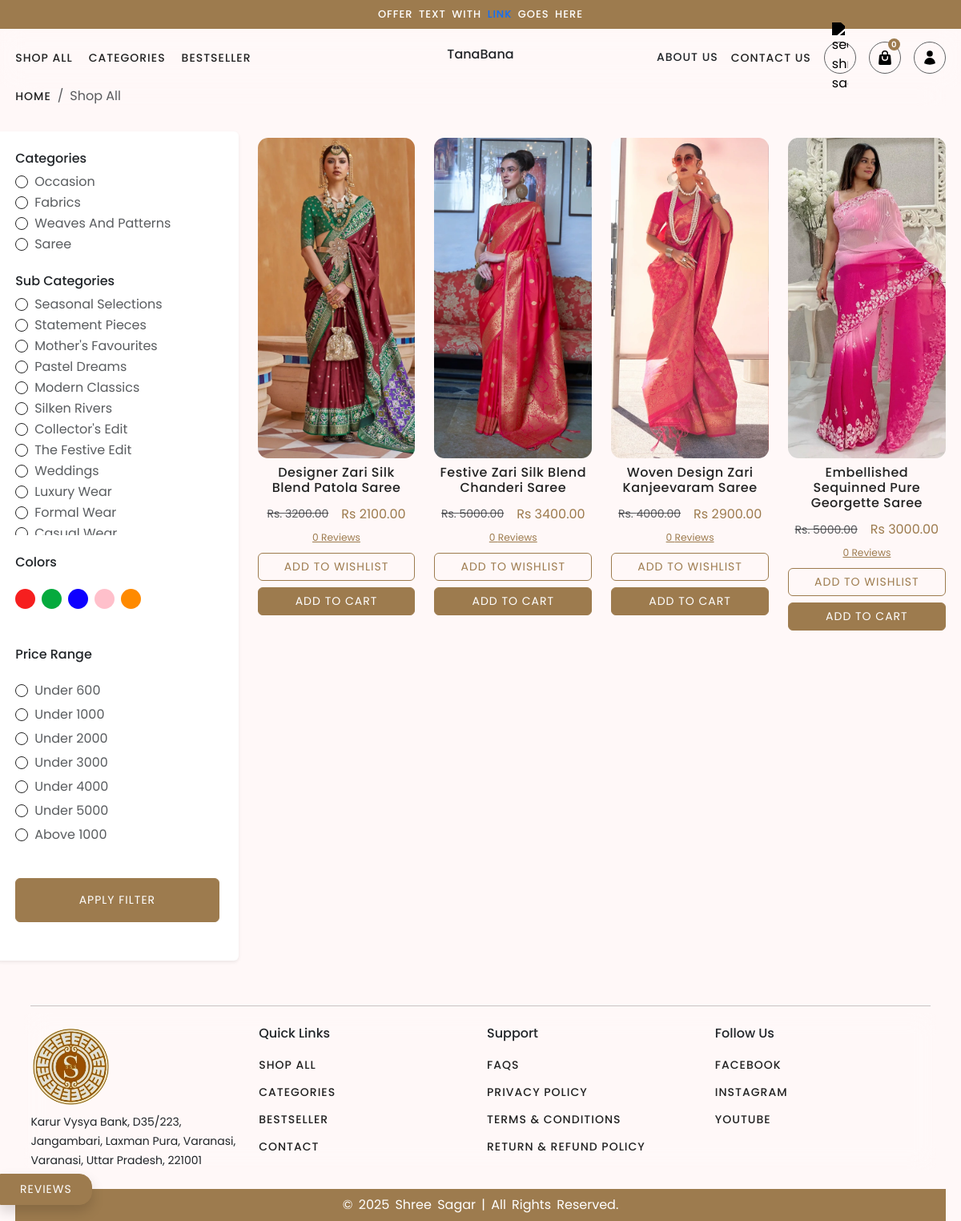
The app's page /shop, older data.
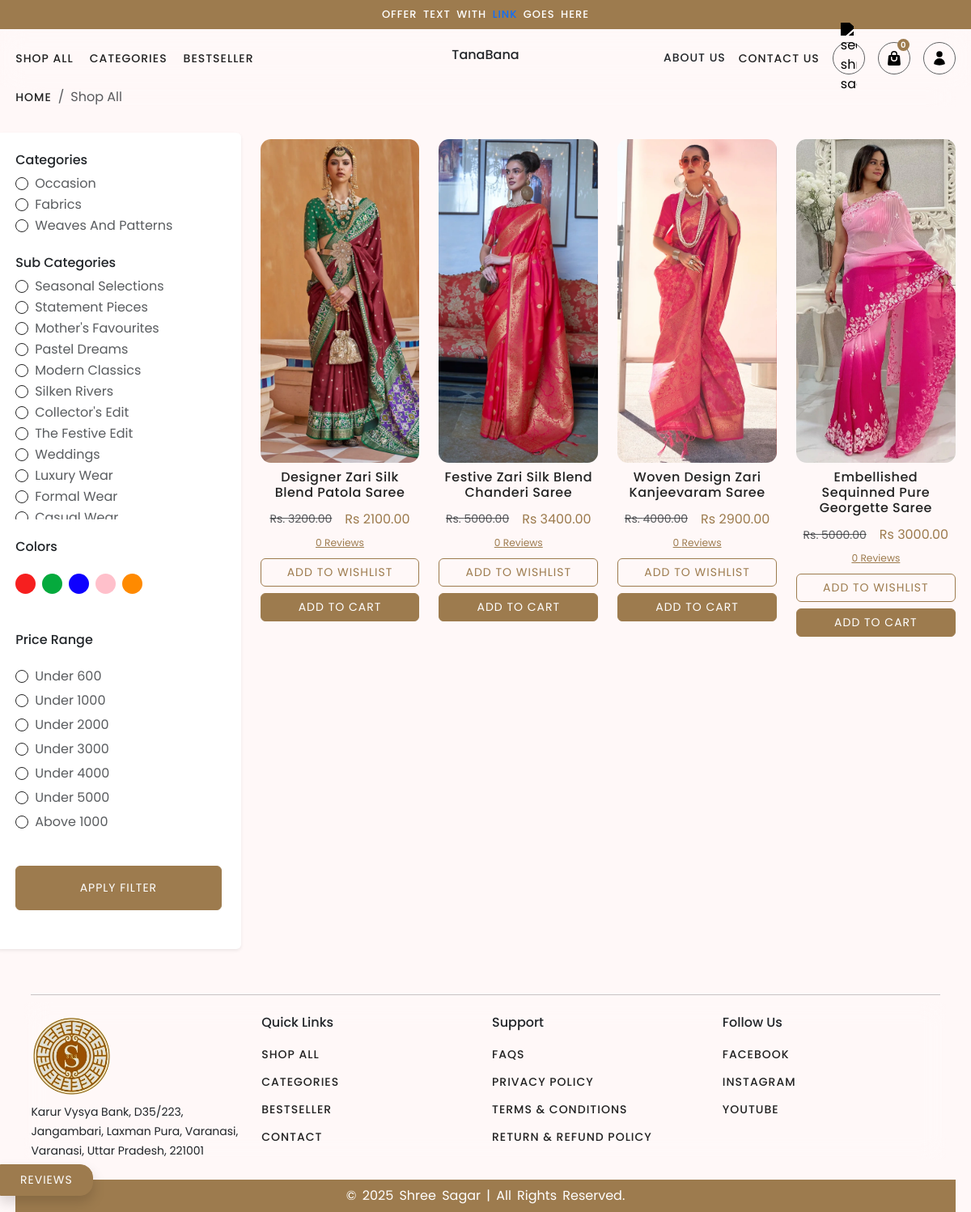
The same page, newer data.
### inventory/models.py (models this page shows, shortened)
class Category(models.Model):
    name = models.CharField(max_length=100, unique=True)
    slug = models.SlugField(max_length=100, unique=True, blank=True, null=True)
    description = models.TextField(blank=True, null=True)
    thumbnail = ProcessedImageField(upload_to='category_thumbnails/',
                                    processors=[ResizeToFit(600, 600)],
                                    format='WEBP',
                                    options={'quality': 95})
    seo_meta_title = models.CharField(max_length=70, blank=True, null=True)
    seo_meta_description = models.CharField(
        max_length=160, blank=True, null=True)
    seo_meta_keywords = models.CharField(max_length=255, blank=True, null=True)
    additional_seo = models.TextField(
        blank=True, help_text="Additional SEO code or metadata")
    created_at = models.DateTimeField(auto_now_add=True)  # already present
    updated_at = models.DateTimeField(auto_now=True)  # already present
    class Meta:
        indexes = [
            models.Index(fields=['slug']),
            models.Index(fields=['created_at']),
            models.Index(fields=['updated_at']),
        ]
        verbose_name = 'Category'
        verbose_name_plural = 'Categories'
    def __str__(self):
        return f"{self.name}"

class Subcategory(models.Model):
    category = models.ForeignKey(
        Category, on_delete=models.CASCADE, related_name='subcategories')
    name = models.CharField(max_length=100)
    slug = models.SlugField(max_length=100, unique=True, blank=True, null=True)
    description = models.TextField(blank=True, null=True)
    seo_meta_title = models.CharField(max_length=70, blank=True, null=True)
    seo_meta_description = models.CharField(
        max_length=160, blank=True, null=True)
    seo_meta_keywords = models.CharField(max_length=255, blank=True, null=True)
    additional_seo = models.TextField(
        blank=True, help_text="Additional SEO code or metadata")
    created_at = models.DateTimeField(auto_now_add=True)  # already present
    updated_at = models.DateTimeField(auto_now=True)  # already present
    class Meta:
        indexes = [
            models.Index(fields=['slug']),
            models.Index(fields=['category']),
            models.Index(fields=['created_at']),
            models.Index(fields=['updated_at']),
        ]
        verbose_name = 'Subcategory'
        verbose_name_plural = 'Subcategories'

class Color(models.Model):
    id = models.AutoField(primary_key=True)
    color = ColorField(default='#FFFFFF')
    name = models.CharField(max_length=50, unique=True)

class Product(models.Model):
    name = models.CharField(max_length=255)
    slug = models.SlugField(max_length=255, unique=True, blank=True, null=True)
    sku = models.CharField(max_length=100, unique=True, blank=True, null=True)
    price = models.DecimalField(max_digits=10, decimal_places=2)
    description = models.TextField(blank=True, null=True)
    category = models.ForeignKey(
        Category, on_delete=models.CASCADE, related_name='products')
    subcategory = models.ForeignKey(
        Subcategory, on_delete=models.CASCADE, related_name='products', null=True, blank=True)
    seller_pdf = models.FileField(upload_to='seller_pdfs/', blank=True, null=True)
    thumbnail = ProcessedImageField(upload_to='category_thumbnails/',
                                    processors=[ResizeToFit(1000, 1000)],
                                    format='WEBP',
                                    options={'quality': 95})
    tax = models.FloatField(default=0)
    is_active = models.BooleanField(default=True)
    seo_meta_title = models.CharField(max_length=70, blank=True, null=True)
    seo_meta_description = models.CharField(
        max_length=160, blank=True, null=True)
    seo_meta_keywords = models.CharField(max_length=255, blank=True, null=True)
    additional_seo = models.TextField(
        blank=True, help_text="Additional SEO code or metadata")
    created_at = models.DateTimeField(auto_now_add=True)  # already present
    updated_at = models.DateTimeField(auto_now=True)  # already present
    class Meta:
        indexes = [
            models.Index(fields=['slug']),
            models.Index(fields=['sku']),
            models.Index(fields=['category']),
            models.Index(fields=['subcategory']),
            models.Index(fields=['created_at']),
            models.Index(fields=['updated_at']),
        ]
        verbose_name = 'Product'
        verbose_name_plural = 'Products'

class ProductVariant(models.Model):
    id = models.AutoField(primary_key=True)
    color = models.ForeignKey(Color, on_delete=models.CASCADE, null=True, blank=True)
    product = models.ForeignKey(
        Product, on_delete=models.CASCADE, related_name='variants')
    price = models.DecimalField(max_digits=10, decimal_places=2, blank=True, null=True)
    stock_quantity = models.PositiveIntegerField(default=0)
    discount = models.ForeignKey(Discount, on_delete=models.SET_NULL, null=True, blank=True, related_name='products')
    is_active = models.BooleanField(default=True)
    created_at = models.DateTimeField(auto_now_add=True)
    updated_at = models.DateTimeField(auto_now=True)
    class Meta:
        indexes = [
            models.Index(fields=['product']),
            models.Index(fields=['created_at']),
            models.Index(fields=['updated_at']),
        ]
        verbose_name = 'Product Variant'
        verbose_name_plural = 'Product Variants'

### website/views.py (the view)
# urls.py: path('shop', views.shop, name='shop'),
def shop(request):
    category_id = request.GET.get('category')
    subcategory_id = request.GET.get('subcategory')
    color_id = request.GET.get('color')
    price_range = request.GET.get('price')
    products = Product.objects.prefetch_related(
        Prefetch(
            'variants', queryset=ProductVariant.objects.select_related('discount')),
        Prefetch(
            'reviews', queryset=ProductReview.objects.select_related('user'))
    ).select_related('category', 'subcategory')
    if category_id:
        products = products.filter(category_id=category_id)
    if subcategory_id:
        products = products.filter(subcategory_id=subcategory_id)
    if color_id:
        products = products.filter(variants__color_id=color_id)
    if price_range:
        min_price, max_price = map(int, price_range.split('-'))
        products = products.filter(variants__price__gte=min_price, variants__price__lte=max_price)
    context = {
        'categories': Category.objects.all().order_by('-created_at'),
        'subcategories': Subcategory.objects.all().order_by('-created_at'),
        'colors': Color.objects.all(),
        'products': products,
    }
    return render(request, 'website/pages/shop.html', context)

### website/context_processors.py (called while the page is built)
def categories(request):
    categories_data = []
    for category in Category.objects.all().order_by('-id'):
        subcategories = Subcategory.objects.filter(category=category)
        categories_data.append({
            'category': category,
            'subcategories': subcategories
        })
    return {
        'categories_data': categories_data,
        'home': Home.objects.get(pk=1)
    }

### template/website/pages/shop.html (shortened to what the changed rows need)
{% extends '../base.html' %}
{% block content %}
<div class="container-fluid overflow-hidden">
    <div class="row py-3 g-5">
        <div class="col-md-3 bg-white rounded p-4 shadow-sm">
            <form class="mb-4" method="get">
                <div class="mb-4">
                    {% for category in categories %}
                    <div class="form-check">
                        <input class="form-check-input" type="radio" name="category" value="{{ category.id }}"
                            id="category{{ category.id }}" {% if request.GET.category == category.id|stringformat:"s" %}checked{% endif %}>
                        <label class="form-check-label text-muted" for="category{{ category.id }}">
                            {{ category.name }}
                        </label>
                    </div>
                    {% endfor %}
                </div>
                <div class="mb-4" style="height: 300px; overflow-y: scroll;">
                    {% for category in subcategories %}
                    <div class="form-check">
                        <input class="form-check-input" type="radio" name="subcategory" value="{{ category.id }}"
                            id="subcategory{{ category.id }}" {% if request.GET.subcategory == category.id|stringformat:"s" %}checked{% endif %}>
                        <label class="form-check-label text-muted" for="subcategory{{ category.id }}">
                            {{ category.name }}
                        </label>
                    </div>
                    {% endfor %}
                </div>
                <div class="mb-4 d-flex flex-wrap gap-2 py-3">
                    {% for color in colors %}
                    <div class="">
                        <label class="form-check-label" for="color{{ color.id }}">
                            <span class="color-radio" title="{{ color.name }}"
                                style="display: inline-block; width: 25px; height: 25px; background-color: {{ color.color }}; border-radius: 50%; "></span>
                        </label>
                    </div>
                    {% endfor %}
                </div>
            </form>
            </div>
        <div class="col-md-9">
            <div class="row">
                {% for product in products %}
                {% include '../includes/product-card-2.html' %}
                {% empty %}
                <p>No products found for the selected filters.</p>
                {% endfor %}
            </div>
        </div>
    </div>
    {% endblock content %}

### template/website/includes/product-card-2.html (shortened to what this page needs)
{% load static %}
<div class="col-md-3 product-card py-2">
    <div class="product-img-box" style="clip-path: none !important;" onclick="window.location.href='{% url 'product-detail' product.slug %}'">
        <img src="{{product.thumbnail.url}}" class="product-img-first w-100" alt="">
    </div>
    <div class="product-info py-2 text-center"  onclick="window.location.href='{% url 'product-detail' product.slug %}'">
        <h6>{{product.name}}</h6>
        <div class="d-flex gap-3 py-1 justify-content-center align-items-center">
            <del class="text-decoration-line-through text-muted">Rs. {{product.price}}</del>
            <span>Rs {{product.variants.first.price}}</span>
        </div>
        <a href="#"><small>{{product.reviews.count}} Reviews</small></a>
    </div>
    {% if request.user.is_authenticated %}
    <button class="btn btn-outline-dark w-100 mb-2 add-to-wishlist" data-id="{{product.id}}">Add To Wishlist</button>
    {% else %}
    <button class="btn btn-outline-dark w-100 mb-2"  data-bs-toggle="tooltip" data-bs-html="true" data-bs-title="<em>Tooltip</em> <u>with</u> <b>HTML</b>">Add To Wishlist</button>
    {% endif %}
    <button class="btn btn-dark w-100 add-to-cart" data-name="{{product.name}}" data-price="{{product.price}}" data-product-image="{{product.thumbnail.url}}" data-selling-price="{{product.variants.first.price}}" data-slug="{{product.slug}}" data-bs-toggle="modal" data-bs-target="#productModal">Add To
        Cart</button>
</div>

Row changes from the older to the newer data that the page shows:
removed Category: category "☐ Saree", name "Saree"
